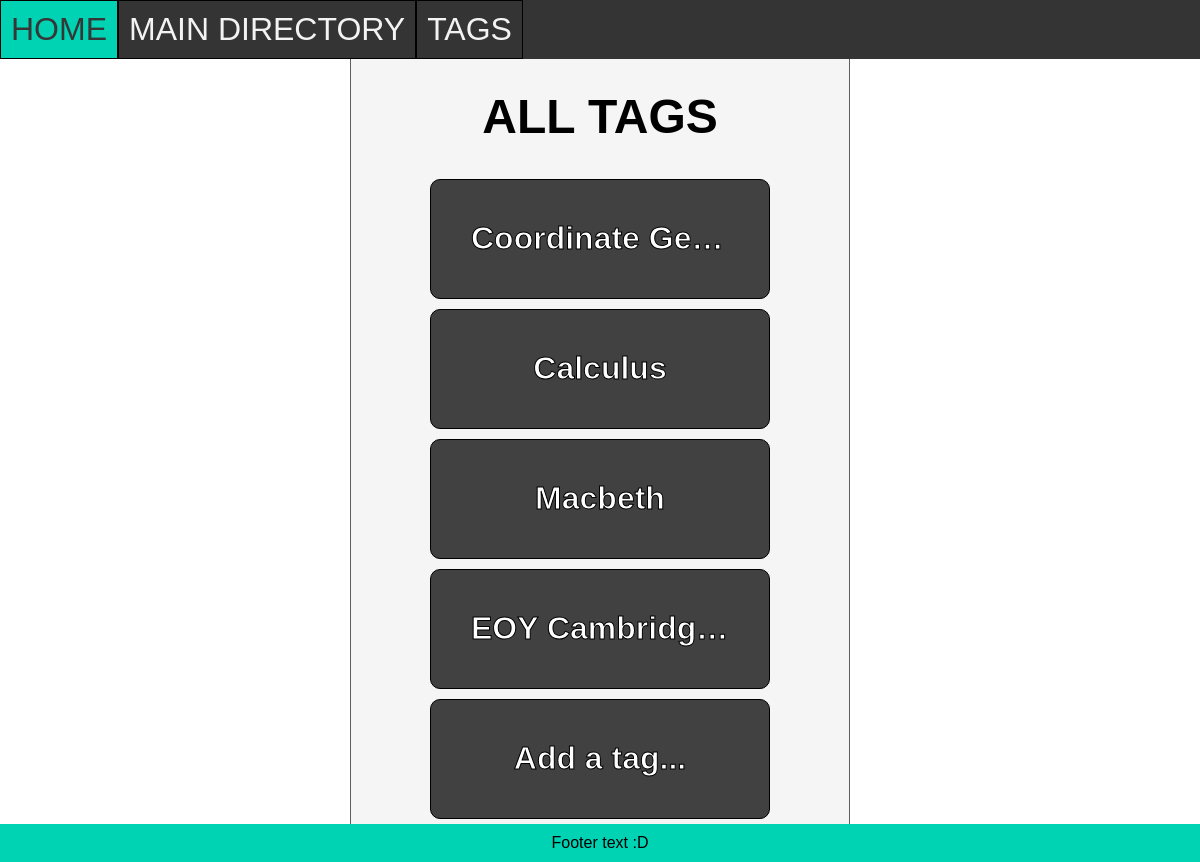
The app's page /all-tags with its own data.
### tables this page shows
CREATE TABLE TAG (id INTEGER PRIMARY KEY AUTOINCREMENT, name STRING, info STRING);

### routes.py (the view)
@app.route('/all-tags')
def tags():
    tags = retrieve('SELECT id, name FROM TAG')
    return render_template('pages/tags.html', tags=tags)

### routes.py (called while the page is built)
def retrieve(query, parameters=None):
    conn = sqlite3.connect('notes_app.db')
    cur = conn.cursor()
    if parameters is None:
        cur.execute(query)
    else:
        cur.execute(query, parameters)
    results = cur.fetchall()
    conn.commit()
    return results

### templates/pages/tags.html
{% extends 'base_templates/layout.html' %}
{% block content %}
<div class="info">
    <h1>All Tags</h1>
</div>
<div class="links">
    {% for tag in tags %}
        <a href="/tag/{{tag[0]}}">{{tag[1]}}</a>
    {% endfor %}
    <a href="/create-tag">Add a tag...</a>
</div>
{% endblock %}

### static/css/style.css (style rules this page uses)
* { margin: 0; padding: 0; box-sizing: border-box; text-align: center; font-family: sans-serif; }
html,body { height: 100%; }
h1 { text-transform: uppercase; font-weight: bold; margin: 0; }
.info { margin: 30px 30px 30px 30px; font-size: 1.5em; display: block; }
.links { display: flex; flex-direction: row; flex-wrap: wrap; justify-content: center; }
.links a { margin: 5px; padding: 40px; text-decoration: none; border:1px solid #000000; color: #ffffff; border-radius: 10px; font-size: 2em; width: 340px; height: 120px; font-weight: bold; -webkit-text-stroke: #000000 1px; overflow: hidden; text-overflow: ellipsis; white-space: nowrap; background-color: #414141; }

### records on screen
TAG: name "Coordinate Ge…"
TAG: name "Calculus"
TAG: name "Macbeth"
TAG: name "EOY Cambridg…"
